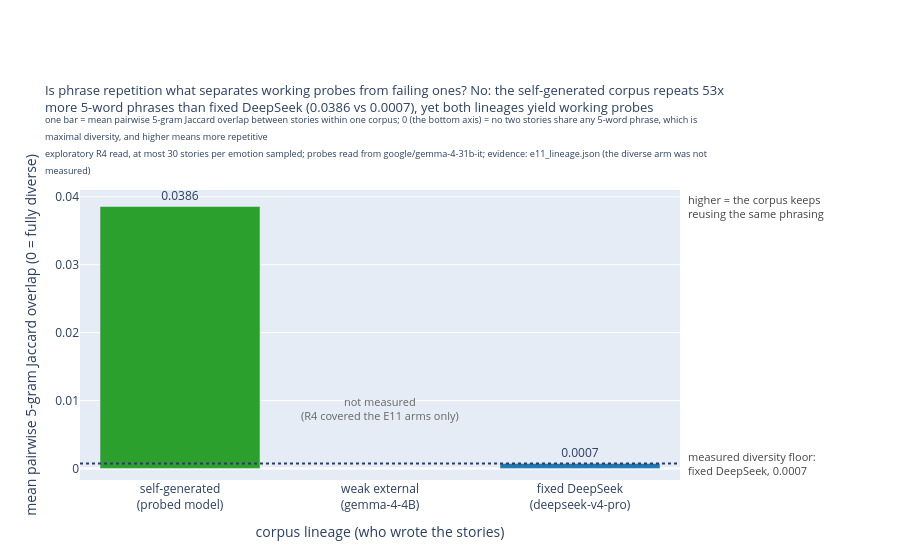

This figure's notebook cell:
### Markdown cell above
## 2. Is the winning corpus just repeating itself?

This is the exploratory phrase-repetition read (registry name: read R4 of
E11), added by the extraction-audit session and deliberately fenced off from
the three registered reads. It measures, within each corpus, how often two
different stories share the same run of five consecutive words. High overlap
means the writer keeps reaching for the same phrasing.

The point of measuring it is to separate two explanations that would otherwise
be confounded: "this corpus matches the probed model's distribution" and "this
corpus collapsed onto a single scaffold".

### Code cell
# section 2 is load-call-show: within-corpus 5-gram phrase overlap per lineage,
# with the measured floor drawn as the grading anchor
from emotion_vectors.lineage_report import diversity_figure

fig_diversity, diversity_stats = diversity_figure(evidence)
fig_diversity.show()
print("\n".join(diversity_stats["lines"]))

### Figure 1 — Plotly figure (JSON) as saved in the notebook; plotly's stock layout.template omitted (floating-point values rounded to 4 significant figures)
{"data": [{"marker": {"color": ["#2ca02c", "#7f7f7f", "#1f77b4"]}, "showlegend": false, "text": ["0.0386", "", "0.0007"], "textposition": "outside", "type": "bar", "x": ["self-generated<br>(probed model)", "weak external<br>(gemma-4-4B)", "fixed DeepSeek<br>(deepseek-v4-pro)"], "y": [0.03857, null, 0.0007287]}], "layout": {"annotations": [{"align": "left", "font": {"color": "#444444", "size": 11}, "showarrow": false, "text": "measured diversity floor:<br>fixed DeepSeek, 0.0007", "x": 1.01, "xanchor": "left", "xref": "paper", "y": 0.0007287, "yref": "y"}, {"align": "left", "font": {"color": "#444444", "size": 11}, "showarrow": false, "text": "higher = the corpus keeps<br>reusing the same phrasing", "x": 1.01, "xanchor": "left", "xref": "paper", "y": 0.03857, "yref": "y"}, {"font": {"color": "#666666", "size": 11}, "showarrow": false, "text": "not measured<br>(R4 covered the E11 arms only)", "x": "weak external<br>(gemma-4-4B)", "y": 0, "yshift": 60}], "height": 560, "margin": {"r": 220, "t": 190}, "shapes": [{"line": {"dash": "dot"}, "type": "line", "x0": 0, "x1": 1, "xref": "x domain", "y0": 0.0007287, "y1": 0.0007287, "yref": "y"}], "title": {"font": {"size": 13}, "text": "Is phrase repetition what separates working probes from failing ones? No: the self-generated corpus repeats 53x<br>more 5-word phrases than fixed DeepSeek (0.0386 vs 0.0007), yet both lineages yield working probes<br><sup>one bar = mean pairwise 5-gram Jaccard overlap between stories within one corpus; 0 (the bottom axis) = no two stories share any 5-word phrase, which is</sup><br><sup>maximal diversity, and higher means more repetitive</sup><br><sup>exploratory R4 read, at most 30 stories per emotion sampled; probes read from google/gemma-4-31b-it; evidence: e11_lineage.json (the diverse arm was not</sup><br><sup>measured)</sup>"}, "width": 900, "xaxis": {"title": {"text": "corpus lineage (who wrote the stories)"}}, "yaxis": {"title": {"text": "mean pairwise 5-gram Jaccard overlap (0 = fully diverse)"}}}}
